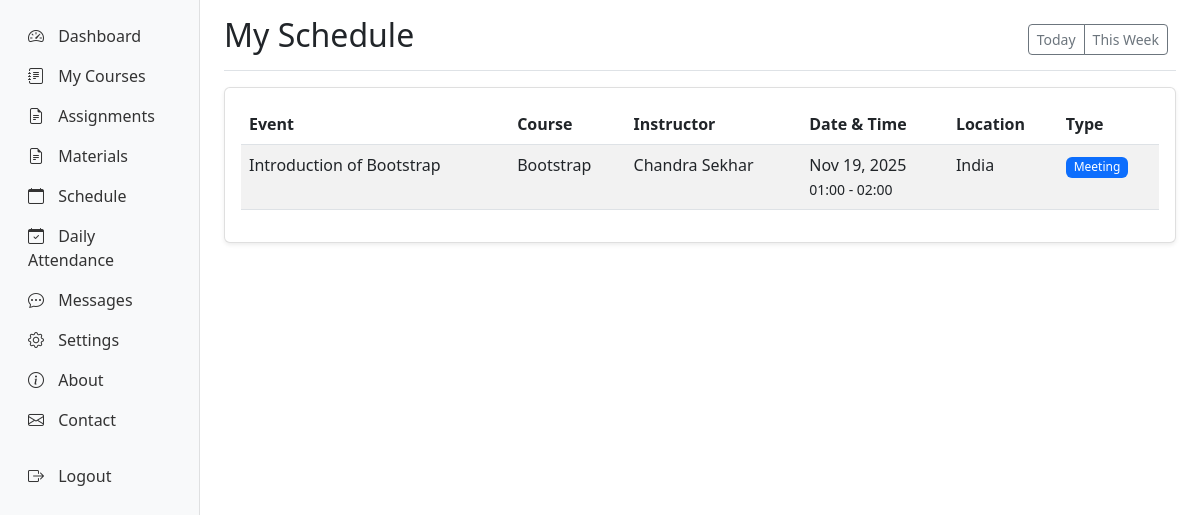
The page /students/schedule/ (signed in) on the database its author committed.
### instructors/models.py (models this page shows, shortened)
class ScheduleEvent(models.Model):
    EVENT_TYPES = [
        ('lecture', 'Lecture'),
        ('workshop', 'Workshop'),
        ('meeting', 'Meeting'),
        ('exam', 'Exam'),
        ('other', 'Other'),
    ]
    instructor = models.ForeignKey(Instructor, on_delete=models.CASCADE, related_name='schedule_events')
    course = models.ForeignKey('courses.Course', on_delete=models.CASCADE, related_name='schedule_events', null=True, blank=True)
    title = models.CharField(max_length=200)
    description = models.TextField(blank=True)
    event_type = models.CharField(max_length=20, choices=EVENT_TYPES, default='lecture')
    start_time = models.DateTimeField()
    end_time = models.DateTimeField()
    location = models.CharField(max_length=200, blank=True)
    is_recurring = models.BooleanField(default=False)
    created_at = models.DateTimeField(auto_now_add=True)
    updated_at = models.DateTimeField(auto_now=True)
    class Meta:
        ordering = ['start_time']

class Instructor(models.Model):
    user = models.OneToOneField(User, on_delete=models.CASCADE, null=True, blank=True)
    instructor_id = models.CharField(max_length=20, unique=True)
    first_name = models.CharField(max_length=50)
    last_name = models.CharField(max_length=50)
    email = models.EmailField()
    phone = models.CharField(max_length=15, blank=True)
    bio = models.TextField(blank=True)
    profile_picture = models.ImageField(upload_to='instructor_profiles/', blank=True, null=True)
    hire_date = models.DateField(auto_now_add=True)
    is_active = models.BooleanField(default=True)
    created_at = models.DateTimeField(auto_now_add=True)
    updated_at = models.DateTimeField(auto_now=True)
    @property
    def full_name(self):
        return f"{self.first_name} {self.last_name}"

### courses/models.py (models this page shows, shortened)
class Course(models.Model):
    title = models.CharField(max_length=200)
    code = models.CharField(max_length=20, unique=True)
    description = models.TextField()
    category = models.ForeignKey(Category, on_delete=models.CASCADE, related_name='courses')
    instructor = models.ForeignKey('instructors.Instructor', on_delete=models.CASCADE, related_name='courses')
    thumbnail = models.ImageField(upload_to='course_thumbnails/', blank=True, null=True)
    price = models.DecimalField(max_digits=10, decimal_places=2, default=0.00)
    is_published = models.BooleanField(default=False)
    created_at = models.DateTimeField(auto_now_add=True)
    updated_at = models.DateTimeField(auto_now=True)

### students/views.py (the view)
# urls.py: path('schedule/', views.schedule, name='schedule'),
@login_required
def schedule(request):
    try:
        student = request.user.student
    except Student.DoesNotExist:
        messages.error(request, 'Student profile not found.')
        return redirect('students:dashboard')
    enrollments = Enrollment.objects.filter(student=student).select_related('course')
    course_ids = [enrollment.course.id for enrollment in enrollments]
    events = ScheduleEvent.objects.filter(course_id__in=course_ids).select_related('course', 'instructor').order_by('start_time')
    context = {
        'student': student,
        'events': events,
    }
    return render(request, 'students/schedule.html', context)

### templates/students/schedule.html (shortened to what this page needs)
{% extends 'base.html' %}
{% block content %}
<div class="container-fluid">
    <div class="row">
        {% include 'students/sidebar.html' %}
        <main class="col-md-9 ms-sm-auto col-lg-10 px-md-4">
            <div class="d-flex justify-content-between flex-wrap flex-md-nowrap align-items-center pt-3 pb-2 mb-3 border-bottom">
                <h1 class="h2">My Schedule</h1>
                <div class="btn-toolbar mb-2 mb-md-0">
                    <div class="btn-group me-2">
                        <button type="button" class="btn btn-sm btn-outline-secondary">Today</button>
                        <button type="button" class="btn btn-sm btn-outline-secondary">This Week</button>
                    </div>
                </div>
            </div>
            {% if events %}
            <div class="row">
                <div class="col-12">
                    <div class="card">
                        <div class="card-body">
                            <div class="table-responsive">
                                <table class="table table-striped table-hover">
                                    <thead>
                                        <tr>
                                            <th>Event</th>
                                            <th>Course</th>
                                            <th>Instructor</th>
                                            <th>Date & Time</th>
                                            <th>Location</th>
                                            <th>Type</th>
                                        </tr>
                                    </thead>
                                    <tbody>
                                        {% for event in events %}
                                        <tr>
                                            <td>{{ event.title }}</td>
                                            <td>{{ event.course.title }}</td>
                                            <td>{{ event.instructor.full_name }}</td>
                                            <td>
                                                {{ event.start_time|date:"M d, Y" }}<br>
                                                <small>{{ event.start_time|time:"H:i" }} - {{ event.end_time|time:"H:i" }}</small>
                                            </td>
                                            <td>{{ event.location|default:"Online" }}</td>
                                            <td>
                                                <span class="badge bg-primary">{{ event.get_event_type_display }}</span>
                                            </td>
                                        </tr>
                                        {% endfor %}
                                    </tbody>
                                </table>
                            </div>
                        </div>
                    </div>
                </div>
            </div>
            {% else %}
            <div class="alert alert-info" role="alert">
                <i class="bi bi-info-circle"></i> No scheduled events for your courses.
            </div>
            {% endif %}
        </main>
    </div>
</div>
{% endblock %}

### static/css/style.css (style rules this page uses)
.card { box-shadow: 0 0.125rem 0.25rem rgba(0, 0, 0, 0.075); border: 1px solid rgba(0, 0, 0, 0.125); }
.table th { border-top: none; font-weight: 600; }
.badge { font-weight: 500; }
.btn-group .btn { border-radius: 0; }
.btn-group .btn:first-child { border-top-left-radius: 0.25rem; border-bottom-left-radius: 0.25rem; }
.btn-group .btn:last-child { border-top-right-radius: 0.25rem; border-bottom-right-radius: 0.25rem; }

### rows shown on the page
ScheduleEvent: title "Introduction of Bootstrap", course "Bootstrap", instructor.full_name "Chandra Sekhar", start_time "Nov 19, 2025", start_time "01:00", end_time "02:00", location "India", event_type "Meeting"
